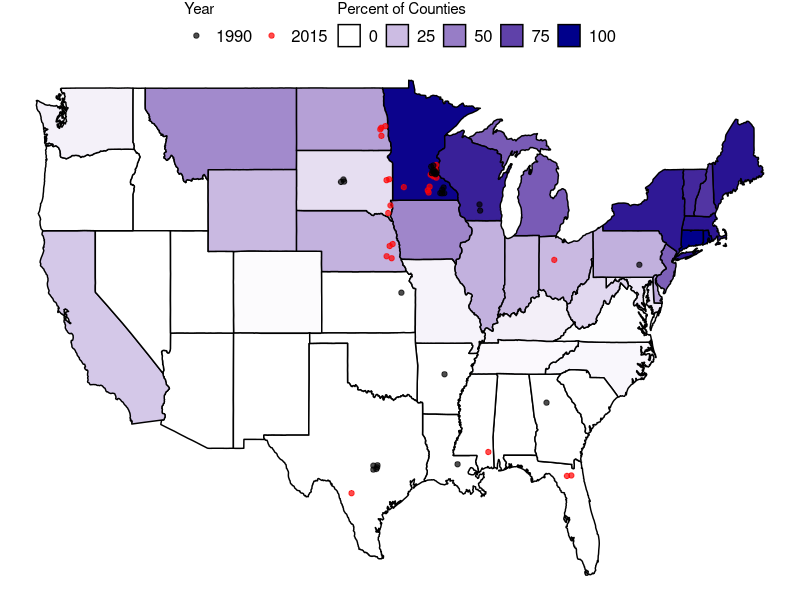
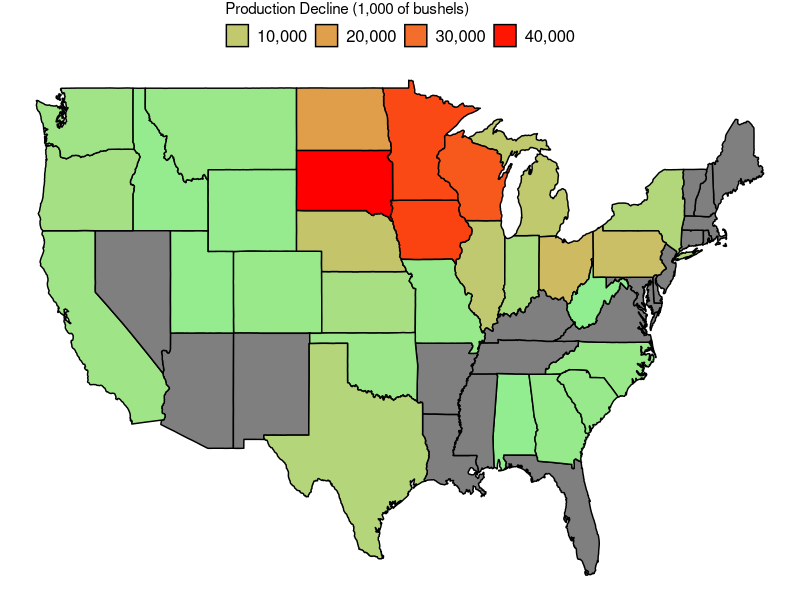

Generate these figures, in order, with R:
#This script is for spatial analysis of buckthorn and oat data
#Bulk raw data for Rhamnus cathartica (european buckthorn) was obtained from the following source on 05/18/2018: EDDMapS. 2018. Early Detection & Distribution Mapping System. The University of Georgia - Center for Invasive Species and Ecosystem Health. Available online at http://www.eddmaps.org/; 
#The raw bulk data was first counted by observation date and county (thanks to Rebekah D. Wallace at the Center for Invasive Species & Ecosystem Health for the database query)
#The county data was then manually curated to include records from publication and historical records that didn't have an observation date in the database (since it wasn't a direct field observation)

#Oat production data was downloaded from the USDA-ARS Cereal Disease Lab website: https://www.ars.usda.gov/midwest-area/stpaul/cereal-disease-lab/docs/small-grain-losses-due-to-rust/small-grain-losses-due-to-rust/
#The production data was extracted from the small grain losses due to rust files for 1990 and 2015 and compiled into a single file for analysis

#Change to the appropriate working directory
setwd("")

#Load appropriate libraries
library(dplyr)
library(ggplot2)
library(scales) #To add commas to labels if need be
library(grid)

bt_data <- read.csv("buckthorn_FirstDateStateCountyCount.csv", header = TRUE)
isolate_data <- read.csv("isolate_locations.csv", header = TRUE)

bt_data$state <- c("alabama", "alaska", "arizona", "arkansas", "california", "colorado", "connecticut", "delaware", "florida", "georgia", "hawaii", "idaho", "illinois", "indiana", "iowa", "kansas", "kentucky", "louisiana", "maine", "maryland", "massachusetts", "michigan", "minnesota", "mississippi", "missouri", "montana", "nebraska", "nevada", "new hampshire", "new jersey", "new mexico", "new york", "north carolina", "north dakota", "ohio", "oklahoma", "oregon", "pennsylvania", "rhode island", "south carolina", "south dakota", "tennessee", "texas", "utah", "vermont", "virginia", "washington", "west virginia", "wisconsin", "wyoming")

#Which isolates are classified as BT, NO BT, or MN BT
bt_data$host_status <- ifelse(bt_data$PercentCounties < 10, bt_data$host_status <- "NO BT", bt_data$host_status <- "BT")
isolate_data$host_status <- bt_data[match(sub("\\d+(\\w{2}).+", "\\1", isolate_data$IsolateID), bt_data$StateName), 6]
isolate_data$host_status[isolate_data$Location == "St Paul BT, MN"] <- "MN BT"

states_map <- map_data("state")

#Make plot
map <- ggplot() +
  geom_map(data = bt_data, aes(map_id = state, fill = PercentCounties), color = "black", map = states_map) +
  expand_limits(x = states_map$long, y = states_map$lat) +
  scale_fill_gradient(low="white", high="darkblue", name="Percent of Counties") +
  theme_void() +
  geom_point(data=isolate_data, aes(x=Lon, y=Lat, color=factor(Year)), position = position_jitter(width = 0.25, height = 0.25), alpha = 0.7, size = 1.5) +
  scale_color_manual(values = c("2015" = "red", "1990" = "black"), name = "Year")  +
  theme(legend.position="top", legend.text=element_text(size=12)) +
  guides(fill = guide_legend(title.position = "top"), color = guide_legend(title.position = "top"))

#Save plot
pdf("bt_isolate_map_no_inset.pdf", height = 4, width = 5)
map
dev.off()

#Oat analysis
#Note that only two states had an apparent increase in oat production because there was no recorded production in 1990, but production shown in 2015, and these are not shown on the map. These states are Massachusetts and Virginia. 
oat_data <- read.csv("oat_production_1990_2015.csv", header = TRUE)

oat_data$StateName <- c("alabama", "alaska", "arizona", "arkansas", "california", "colorado", "connecticut", "delaware", "florida", "georgia", "hawaii", "idaho", "illinois", "indiana", "iowa", "kansas", "kentucky", "louisiana", "maine", "maryland", "massachusetts", "michigan", "minnesota", "mississippi", "missouri", "montana", "nebraska", "nevada", "new hampshire", "new jersey", "new mexico", "new york", "north carolina", "north dakota", "ohio", "oklahoma", "oregon", "pennsylvania", "rhode island", "south carolina", "south dakota", "tennessee", "texas", "utah", "vermont", "virginia", "washington", "west virginia", "wisconsin", "wyoming")

map <- ggplot() +
  geom_map(data=oat_data, aes(map_id = StateName, fill = production_decline), color = "black", map = states_map) +
  expand_limits(x = states_map$long, y = states_map$lat) +
  scale_fill_gradient(low="lightgreen", high="red", name="Production Decline (1,000 of bushels)", breaks=c(10000, 20000, 30000, 40000), labels=c("10,000", "20,000", "30,000", "40,000")) +
  theme_void() +
  theme(legend.position="top", legend.text=element_text(size=12)) +
  guides(fill = guide_legend(title.position = "top"))

#Save plot
pdf("oat_production_map.pdf", height = 4, width = 5)
map
dev.off()


#In a previous iteration I tried to have Ramsey county as an inset to show where the MNBT isolates come from but decided against it for clarity.
#county_df <- map_data("county")
#ramsey_countyMap <- county_df %>% filter(region == "minnesota") %>% filter(subregion == "ramsey")

#Below is the code to make the plot with the county inset and states outlined by host status
# #Make plot
# map <- ggplot() +
#   geom_map(data=bt_data, aes(map_id = state, fill = PercentCounties, color = host_status), map = states_map) +
#   expand_limits(x = states_map$long, y = states_map$lat) +
#   scale_fill_gradient(low="white", high="darkblue", name="Percent of Counties") +
#   theme_void() +
#   geom_point(data=isolate_data[isolate_data$Location != "St Paul BT, MN",], aes(x=Lon, y=Lat, color=factor(Year)), position = position_jitter(width = 0.25, height = 0.25), alpha = 0.7, size = .08) +
#   geom_polygon(data=ramsey_countyMap, aes(long, lat), fill = "#56B4E9") +
#   # geom_map(data=ramsey_countyMap, aes(x=long, y=lat, map_id = subregion), map = ramsey_countyMap) +
#   scale_color_manual(values = c("NO BT" = "#E69F00", "BT" = "#D55E00", "2015" = "red", "1990" = "black", "#56B4E9"), name = "Year and Alternate Host Status", guide = FALSE)
# 
# #Inset map of Ramsey county
# ramsey_map <- ggplot() +
#   geom_polygon(data=ramsey_countyMap, aes(long, lat), fill = "#56B4E9") +
#   geom_point(data=isolate_data[isolate_data$Location == "St Paul BT, MN",], aes(x=Lon, y=Lat, color=factor(Year)), position = position_jitter(width = 0.01, height = 0.01), alpha = 0.7, size = .02) +
#   scale_color_manual(values = c("2015" = "red", "1990" = "black")) +
#   theme_void() + theme(legend.position="none")
# 
# #Save plot
# pdf("bt_isolate_map_inset.pdf", height = 5, width = 9)
# grid.newpage()
# v1 <- viewport(width = 1, height = 1, x = 0.5, y = 0.5) #plot area for the main map
# v2 <- viewport(width = 0.1, height = 0.1, x = 0.5, y = 0.9) #plot area for the inset map
# print(map, vp=v1) 
# print(ramsey_map, vp=v2)
# dev.off()

#Previous analysis with FAO data
#Oat data was downloaded from FAOSTAT on June 25th, 2018. All available data (area harvested, yield, and production) was downloaded for 1990 - 2015.
# oat_data <- read.csv("oat_raw_data/FAOSTAT_data_6-25-2018.csv", header = TRUE)
# 
# #Set theme to be classic
# theme_set(theme_classic() + 
#             theme(
#               legend.text=element_text(size=11),
#               axis.text=element_text(size=9),
#               axis.title = element_text(size=12),
#               axis.line = element_line(size=0.5)
#               #strip.text.y = element_blank()
#             )
# )
# 
# oat_plot <- ggplot(oat_data %>% filter(Element != "Yield"), aes(x = Year, y = Value)) +
#   geom_line() + 
#   scale_y_continuous(label=comma) +
#   facet_wrap(~Element, strip.position = "left", scales = "free_y", nrow = 2, labeller = as_labeller(c("Area harvested" = "Area Harvested (ha)", "Production" = "Production (tonnes)"))) +
#   ylab(NULL) +
#   theme(strip.background = element_blank(), strip.placement = "outside", strip.text.y = element_text(size = 12), panel.spacing = unit(1.5, "lines"))
# 
# #Save plot
# pdf("oat_production.pdf", height = 4, width = 6)
# oat_plot
# dev.off()
 